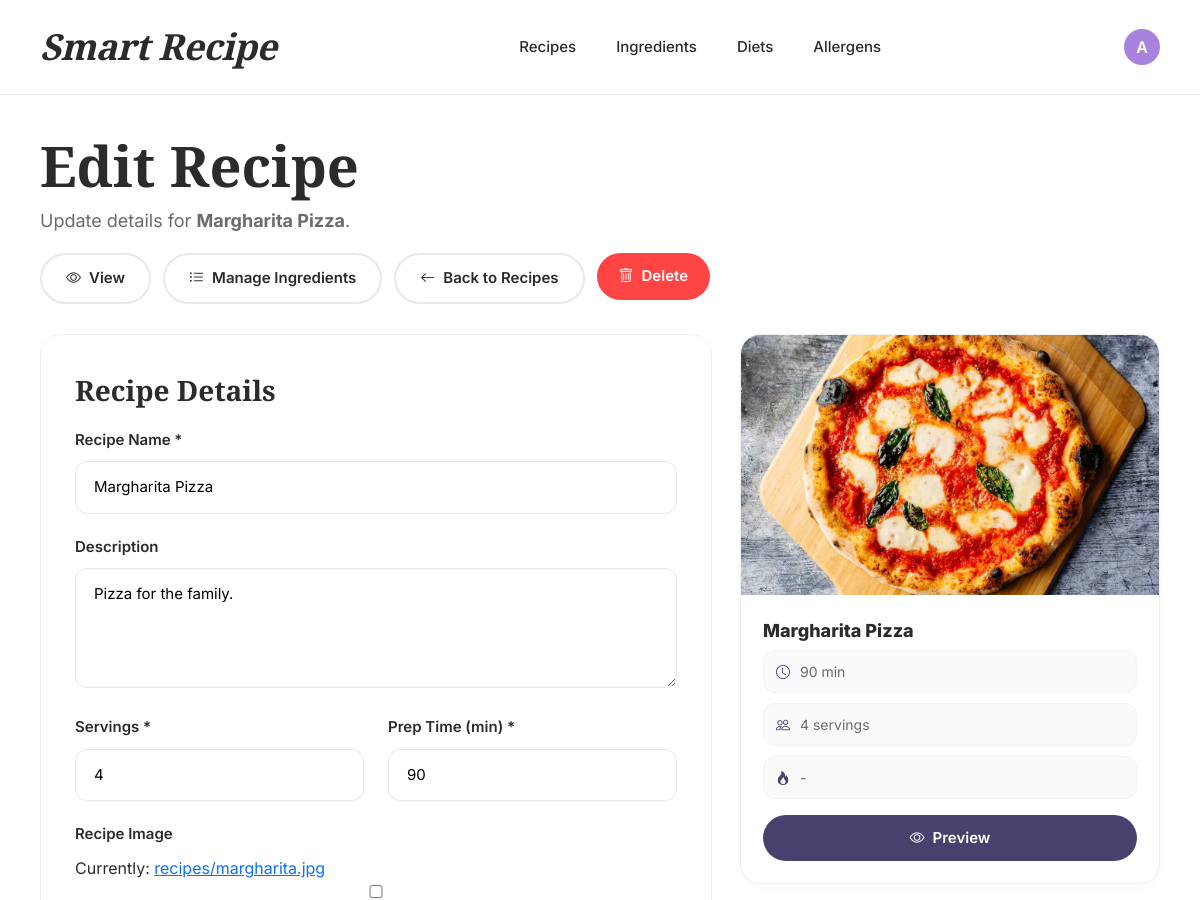
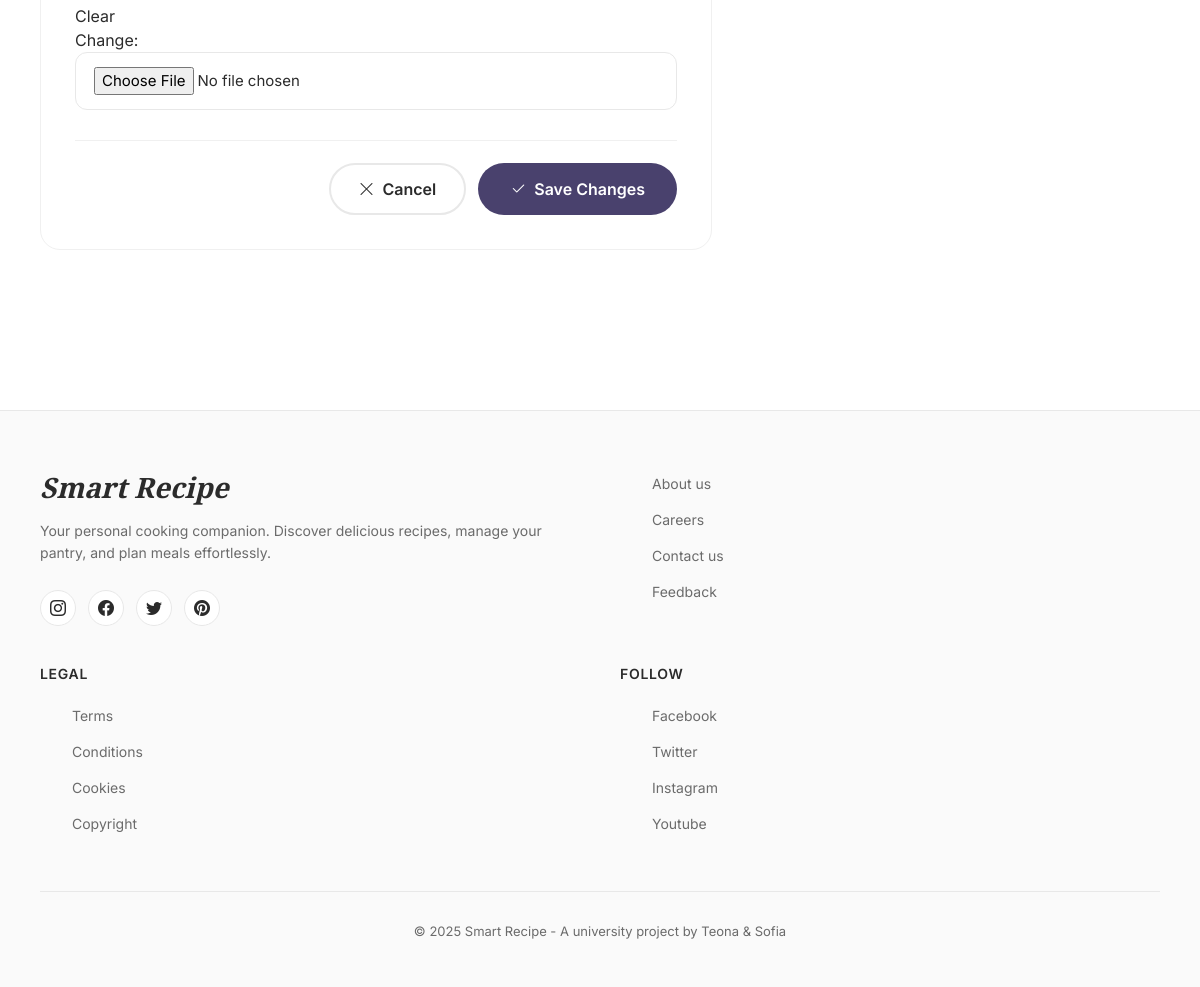
Screenshot of /recipes/4/edit/ (signed in) with the database file from the repository (2 pictures, top to bottom).
### smart_recipe_app/models.py (models this page shows, shortened)
class Recipe(models.Model):
    name = models.CharField(max_length=200)
    description = models.TextField(blank=True)
    no_of_servings = models.PositiveIntegerField(default=1)
    preparation_time = models.PositiveIntegerField(help_text="Minutes")
    image = models.ImageField(upload_to='recipes/', blank=True, null=True)
    ingredients = models.ManyToManyField(Ingredient, through='RecipeIngredientRelation', related_name='recipes')  # ingredient.recipes.all()
    @property
    def total_calories(self):
        return sum(ingredient_per_recipe.calories for ingredient_per_recipe in self.recipe_ingredients.all())
    @property
    def calories_per_serving(self):
        if self.no_of_servings:
            return self.total_calories / self.no_of_servings
        return None

### smart_recipe_app/views.py (the view)
# urls.py: path("recipes/<int:pk>/edit/", views.recipe_edit, name="recipe_edit"),
@login_required
def recipe_edit(request, pk):
    recipe = get_object_or_404(Recipe, pk=pk)
    recipe_form = RecipeForm(request.POST or None, request.FILES or None, instance=recipe)
    ingredient_form = RecipeIngredientRelationForm(request.POST or None)
    if request.method == "POST" and "save_recipe" in request.POST:
        if recipe_form.is_valid():
            recipe_form.save()
            return redirect("recipe_edit", pk=pk)
    if request.method == "POST" and "add_ingredient" in request.POST:
        if ingredient_form.is_valid():
            rel = ingredient_form.save(commit=False)
            rel.recipe = recipe
            rel.save()
            return redirect("recipe_edit", pk=pk)
    relations = recipe.recipe_ingredients.select_related("ingredient").all()
    return render(request, "recipes/recipe_edit.html", {
        "recipe": recipe,
        "recipe_form": recipe_form,
        "ingredient_form": ingredient_form,
        "relations": relations,
    })

### smart_recipe_app/forms.py (shortened to what this page needs)
class RecipeForm(forms.ModelForm):
    class Meta:
        model = Recipe
        fields = ['name', 'description', 'no_of_servings', 'preparation_time', 'image']
        widgets = {
            'description': forms.Textarea(attrs={'rows': 4}),
        }

class RecipeIngredientRelationForm(forms.ModelForm):
    class Meta:
        model = RecipeIngredientRelation
        fields = ["ingredient", "quantity"]
        widgets = {
            'ingredient': IngredientSelectWithUnit(attrs={'class': 'ingredient-select'}),
        }

### smart_recipe_app/templates/recipes/recipe_edit.html (shortened to what this page needs)
{% extends 'common/base.html' %}
{% block content %}
<div class="recipe-edit-container">
    <div class="edit-header">
        <h1 class="edit-title">Edit Recipe</h1>
        <p class="edit-subtitle">
            Update details for <strong>{{ recipe.name }}</strong>.
        </p>
        <div class="edit-actions-bar">
            <a href="{% url 'recipe_detail' recipe.id %}" class="btn-action btn-secondary-action">
                <i class="bi bi-eye"></i>
                View
            </a>
            <a href="{% url 'recipe_edit_ingredients' recipe.id %}" class="btn-action btn-secondary-action">
                <i class="bi bi-list-ul"></i>
                Manage Ingredients
            </a>
            <a href="{% url 'recipe_list' %}" class="btn-action btn-secondary-action">
                <i class="bi bi-arrow-left"></i>
                Back to Recipes
            </a>
            <form method="post" action="{% url 'recipe_delete' recipe.id %}" style="margin:0;">
                <button type="submit" class="btn-action btn-danger" onclick="return confirm('Delete this recipe?');">
                    <i class="bi bi-trash"></i>
                    Delete
                </button>
            </form>
        </div>
    </div>
    <div class="edit-grid">
        <div class="form-card">
            <div class="card-title">Recipe Details</div>
            <form method="post" enctype="multipart/form-data">
                <div class="form-group">
                    <label class="form-label">Recipe Name *</label>
                    {{ recipe_form.name }}
                </div>
                <div class="form-group">
                    <label class="form-label">Description</label>
                    {{ recipe_form.description }}
                </div>
                <div class="row">
                    <div class="col-md-6">
                        <div class="form-group">
                            <label class="form-label">Servings *</label>
                            {{ recipe_form.no_of_servings }}
                        </div>
                    </div>
                    <div class="col-md-6">
                        <div class="form-group">
                            <label class="form-label">Prep Time (min) *</label>
                            {{ recipe_form.preparation_time }}
                        </div>
                    </div>
                </div>
                <div class="form-group">
                    <label class="form-label">Recipe Image</label>
                    {{ recipe_form.image }}
                </div>
                <div class="form-actions">
                    <a href="{% url 'recipe_detail' recipe.id %}" class="btn-cancel">
                        <i class="bi bi-x-lg"></i>
                        Cancel
                    </a>
                    <button type="submit" name="save_recipe" class="btn-save">
                        <i class="bi bi-check2"></i>
                        Save Changes
                    </button>
                </div>
            </form>
        </div>
        <div class="side-card">
            <div class="side-image-wrap">
                {% if recipe.image %}
                    <img src="{{ recipe.image.url }}" class="side-image" alt="{{ recipe.name }}">
                {% else %}
                    <div class="side-placeholder">
                        <i class="bi bi-image" style="font-size: 54px; opacity: 0.35;"></i>
                    </div>
                {% endif %}
            </div>
            <div class="side-body">
                <div style="font-weight:800; font-size:18px; color:var(--text-dark);">
                    {{ recipe.name }}
                </div>
                <div class="side-meta">
                    <div class="meta-row">
                        <i class="bi bi-clock"></i>
                        <span>{{ recipe.preparation_time }} min</span>
                    </div>
                    <div class="meta-row">
                        <i class="bi bi-people"></i>
                        <span>{{ recipe.no_of_servings }} servings</span>
                    </div>
                    <div class="meta-row">
                        <i class="bi bi-fire"></i>
                        <span>
                            {% if recipe.calories_per_serving %}
                                {{ recipe.calories_per_serving|floatformat:0 }} cal / serving
                            {% else %}
                                -
                            {% endif %}
                        </span>
                    </div>
                </div>
                <div style="margin-top:16px;">
                    <a href="{% url 'recipe_detail' recipe.id %}"
                       class="btn-action btn-primary-action"
                       style="width:100%; justify-content:center;">
                        <i class="bi bi-eye"></i>
                        Preview
                    </a>
                </div>
            </div>
        </div>
    </div>
</div>
{% endblock %}

### smart_recipe_app/templates/common/base.html (shortened to what this page needs)
{% load static %}
<!DOCTYPE html>
<html lang="en">
<head>
    <link href="https://cdn.jsdelivr.net/npm/bootstrap@5.3.2/dist/css/bootstrap.min.css" rel="stylesheet">
    <link rel="stylesheet" href="https://cdn.jsdelivr.net/npm/bootstrap-icons@1.11.1/font/bootstrap-icons.css">
</head>
<body>
    <header class="clean-header">
        <div class="header-container">
            <a href="{% url 'index' %}" class="logo-text">Smart Recipe</a>
            {% if user.is_authenticated %}
            <nav class="header-nav">
                <a href="{% url 'recipe_list' %}" class="nav-link">Recipes</a>
                <a href="{% url 'ingredient_list' %}" class="nav-link">Ingredients</a>
                <a href="{% url 'diet_list' %}" class="nav-link">Diets</a>
                <a href="{% url 'allergen_list' %}" class="nav-link">Allergens</a>
            </nav>
            <div class="header-actions">
                <div class="dropdown user-menu">
                    <button class="user-btn dropdown-toggle" type="button" data-bs-toggle="dropdown" aria-expanded="false">
                        <div class="user-avatar">
                            {{ user.username|first|upper }}
                        </div>
                    </button>
                </div>
            </div>
            {% else %}
            <div class="header-actions">
                <a href="{% url 'login' %}" class="nav-link">Login</a>
            </div>
            {% endif %}
        </div>
    </header>
    <main>
        {% block content %}{% endblock %}
    </main>
    <footer class="clean-footer">
        <div class="footer-container">
            <div class="footer-content">
                <div class="footer-brand">
                    <h3>Smart Recipe</h3>
                    <p>Your personal cooking companion. Discover delicious recipes, manage your pantry, and plan meals effortlessly.</p>
                    <div class="social-links">
                        <a href="#" class="social-link" aria-label="Instagram">
                            <i class="bi bi-instagram"></i>
                        </a>
                        <a href="#" class="social-link" aria-label="Facebook">
                            <i class="bi bi-facebook"></i>
                        </a>
                        <a href="#" class="social-link" aria-label="Twitter">
                            <i class="bi bi-twitter"></i>
                        </a>
                        <a href="#" class="social-link" aria-label="Pinterest">
                            <i class="bi bi-pinterest"></i>
                        </a>
                    </div>
                </div>
                <div class="footer-section">
                    <ul class="footer-links">
                        <li><a href="#">About us</a></li>
                        <li><a href="#">Careers</a></li>
                        <li><a href="#">Contact us</a></li>
                        <li><a href="#">Feedback</a></li>
                    </ul>
                </div>
                <div class="footer-section">
                    <h4>Legal</h4>
                    <ul class="footer-links">
                        <li><a href="#">Terms</a></li>
                        <li><a href="#">Conditions</a></li>
                        <li><a href="#">Cookies</a></li>
                        <li><a href="#">Copyright</a></li>
                    </ul>
                </div>
                <div class="footer-section">
                    <h4>Follow</h4>
                    <ul class="footer-links">
                        <li><a href="#">Facebook</a></li>
                        <li><a href="#">Twitter</a></li>
                        <li><a href="#">Instagram</a></li>
                        <li><a href="#">Youtube</a></li>
                    </ul>
                </div>
            </div>
            <div class="footer-bottom">
                <p>&copy; 2025 Smart Recipe - A university project by Teona & Sofia</p>
            </div>
        </div>
    </footer>
</body>
</html>

### smart_recipe_app/templates/common/base.html (style rules this page uses)
:root { --vintage-grape: #49416D; --bright-lavender: #A882DD; --sweet-salmon: #E08D79; --honeydew: #E0EFDE; --icy-aqua: #B3F2DD; --text-dark: #2b2b2b; --text-muted: #6b6b6b; }
* { margin: 0; padding: 0; box-sizing: border-box; }
body { font-family: 'Inter', -apple-system, BlinkMacSystemFont, sans-serif; color: var(--text-dark); background-color: #ffffff; min-height: 100vh; display: flex; flex-direction: column; }
.clean-header { background: white; border-bottom: 1px solid #e8e8e8; position: sticky; top: 0; z-index: 1000; padding: 20px 0; }
.header-container { max-width: 1400px; margin: 0 auto; padding: 0 40px; display: flex; align-items: center; justify-content: space-between; }
.logo-text { font-family: 'Playfair Display', serif; font-size: 36px; font-weight: 900; font-style: italic; color: var(--text-dark); text-decoration: none; letter-spacing: -0.5px; transition: color 0.3s ease; }
.header-nav { display: flex; align-items: center; gap: 40px; }
.nav-link { color: var(--text-dark); text-decoration: none; font-weight: 500; font-size: 15px; transition: color 0.3s ease; }
.header-actions { display: flex; align-items: center; gap: 25px; }
.user-btn.dropdown-toggle::after { display: none; }
.user-btn { background: transparent; border: none; padding: 0; cursor: pointer; }
.user-avatar { width: 36px; height: 36px; background: var(--bright-lavender); border-radius: 50%; display: flex; align-items: center; justify-content: center; color: white; font-weight: 600; transition: transform 0.3s ease; }
main { flex: 1; }
.clean-footer { background: #fafafa; border-top: 1px solid #e8e8e8; padding: 60px 0 30px; margin-top: 80px; }
.footer-container { max-width: 1400px; margin: 0 auto; padding: 0 40px; }
.footer-content { display: grid; grid-template-columns: 2fr 1fr 1fr 1fr; gap: 60px; margin-bottom: 40px; }
.footer-brand h3 { font-family: 'Playfair Display', serif; font-size: 28px; font-weight: 900; font-style: italic; margin-bottom: 15px; color: var(--text-dark); }
.footer-brand p { color: var(--text-muted); line-height: 1.6; margin-bottom: 25px; font-size: 14px; }
.social-links { display: flex; gap: 12px; }
.social-link { width: 36px; height: 36px; background: white; border: 1px solid #e8e8e8; border-radius: 50%; display: flex; align-items: center; justify-content: center; color: var(--text-dark); text-decoration: none; transition: all 0.3s ease; }
.footer-section h4 { font-weight: 600; margin-bottom: 20px; font-size: 14px; text-transform: uppercase; letter-spacing: 0.05em; color: var(--text-dark); }
.footer-links { list-style: none; }
.footer-links li { margin-bottom: 12px; }
.footer-links a { color: var(--text-muted); text-decoration: none; font-size: 14px; transition: all 0.3s ease; }
.footer-bottom { border-top: 1px solid #e8e8e8; padding-top: 30px; text-align: center; font-size: 13px; color: var(--text-muted); }
@media (max-width: 1200px) { .footer-content { grid-template-columns: 1fr 1fr; gap: 40px; } }

### rows the page displays
Recipe: name "Margharita Pizza", description "Pizza for the family.", no_of_servings "4", preparation_time "90", image (picture)

### other values shown
{{ user.username|first|upper }} "A"
